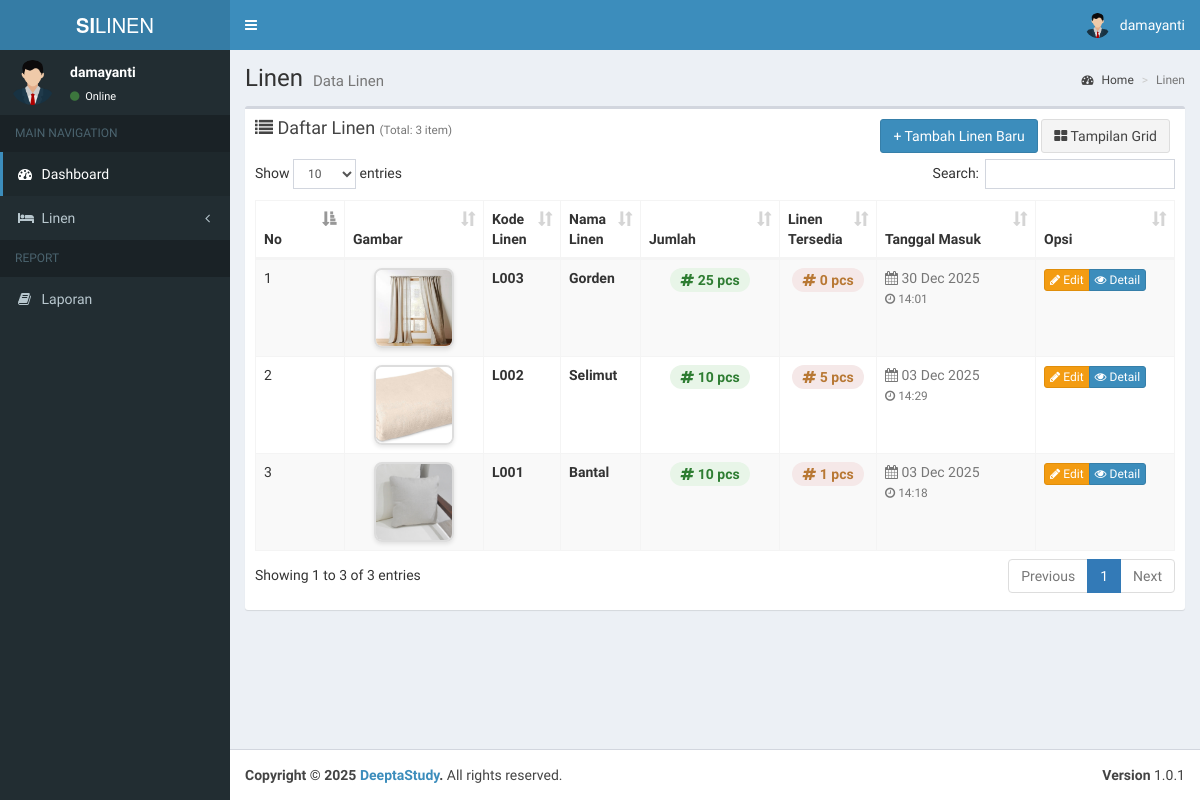
/admin/data_linen.php (signed in), run on an earlier commit of the app's database.
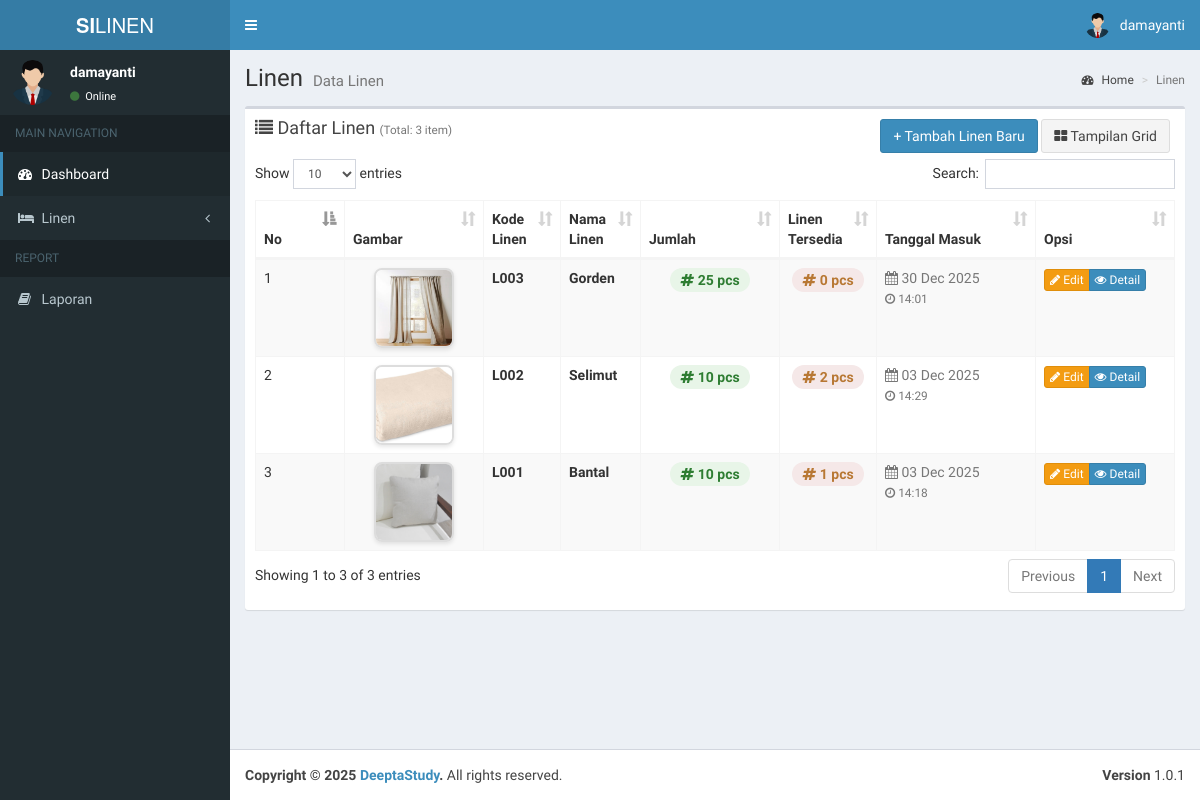
And on a later commit of the database.
### tables this page shows
CREATE TABLE `linen` (
  `id` int(11) NOT NULL,
  `kode_linen` varchar(15) NOT NULL,
  `nama_linen` varchar(199) NOT NULL,
  `gambar` varchar(199) NOT NULL,
  `jumlah_linen` int(11) NOT NULL,
  `sisa_linen` int(11) NOT NULL,
  `tanggal` datetime NOT NULL,
  `status` int(11) NOT NULL,
  `updated_at` datetime NOT NULL
);

### admin/data_linen.php (the view, shortened to what the changed rows need)
<?php
include '../koneksi.php';
$dataQuery = mysqli_query($koneksi, "SELECT * FROM linen ORDER BY tanggal DESC");
?>
<section class="content">
    <div class="row">
        <div class="col-xs-12">
            <div class="box">
                <div class="box-body">
                    <div id="tableView" class="table-view">
                        <?php if (mysqli_num_rows($dataQuery) > 0): ?>
                            <table id="example1" class="table table-bordered table-striped table-hover">
                                <thead>
                                    <tr>
                                        <th width="50">No</th>
                                        <th width="100">Gambar</th>
                                        <th>Kode Linen</th>
                                        <th>Nama Linen</th>
                                        <th width="100">Jumlah</th>
                                        <th>Linen Tersedia</th>
                                        <th width="120">Tanggal Masuk</th>
                                        <th width="100">Opsi</th>
                                    </tr>
                                </thead>
                                <tbody>
                                    <?php
                                    $no = 1;
                                    while ($data = mysqli_fetch_assoc($dataQuery)):
                                        $gambar_path = !empty($data['gambar']) ? '../uploads/linen/' . $data['gambar'] : '../assets/img/no-image.jpg';
                                        $gambar_exists = !empty($data['gambar']) && file_exists($gambar_path);
                                        $tanggal = date('d M Y', strtotime($data['tanggal']));
                                        $waktu_masuk = date('H:i', strtotime($data['tanggal']));
                                    ?>
                                        <tr>
                                            <td><?= $no++; ?></td>
                                            <td class="text-center">
                                                <?php if ($gambar_exists): ?>
                                                    <a href="<?= $gambar_path ?>" data-lightbox="linen-<?= $data['id'] ?>" data-title="<?= htmlspecialchars($data['nama_linen']) ?>">
                                                        <img src="<?= $gambar_path ?>" class="img-linen" alt="<?= htmlspecialchars($data['nama_linen']) ?>">
                                                    </a>
                                                <?php else: ?>
                                                    <div class="no-image">
                                                        <i class="fa fa-image fa-2x"></i>
                                                    </div>
                                                <?php endif; ?>
                                            </td>
                                            <td>
                                                <strong><?= htmlspecialchars($data['kode_linen']) ?></strong>
                                            </td>
                                            <td>
                                                <strong><?= htmlspecialchars($data['nama_linen']) ?></strong>
                                            </td>
                                            <td class="text-center">
                                                <span class="badge badge-custom" style="background: #e8f5e8; color: #2e7d32; font-size: 14px;">
                                                    <i class="fa fa-hashtag"></i> <?= $data['jumlah_linen'] ?> pcs
                                                </span>
                                            </td>
                                            <td class="text-center">
                                                <span class="badge badge-custom" style="background: #f5e8e8ff; color: rgb(184, 120, 52); font-size: 14px;">
                                                    <i class="fa fa-hashtag"></i> <?= $data['sisa_linen'] ?> pcs
                                                </span>
                                            </td>
                                            <td>
                                                <span class="text-muted">
                                                    <i class="fa fa-calendar"></i> <?= $tanggal ?>
                                                    <br>
                                                    <small><i class="fa fa-clock-o"></i> <?= $waktu_masuk ?></small>
                                                </span>
                                            </td>
                                            <td>
                                                <div class="btn-group">
                                                    <a href="edit_linen.php?id=<?= $data['id'] ?>" class="btn btn-xs btn-warning" title="Edit">
                                                        <i class="fa fa-pencil"></i> Edit
                                                    </a>
                                                    <a href="detail_linen.php?id_linen=<?= $data['id']; ?>" class="btn btn-primary btn-xs"><i class="fa fa-eye"></i> Detail</a>
                                                </div>
                                            </td>
                                        </tr>
                                    <?php
                                    endwhile;
                                    ?>
                                </tbody>
                            </table>
                        <?php endif; ?>
                    </div>
                </div>
            </div>
        </div>
    </div>
</section>
<?php
$content = ob_get_clean();
include __DIR__ . '/../layouts/header.php';
echo $content;
include __DIR__ . '/../layouts/footer.php';
?>

What changed in the data, as far as the page shows it:
changed linen "Selimut": sisa_linen "5" → "2"
